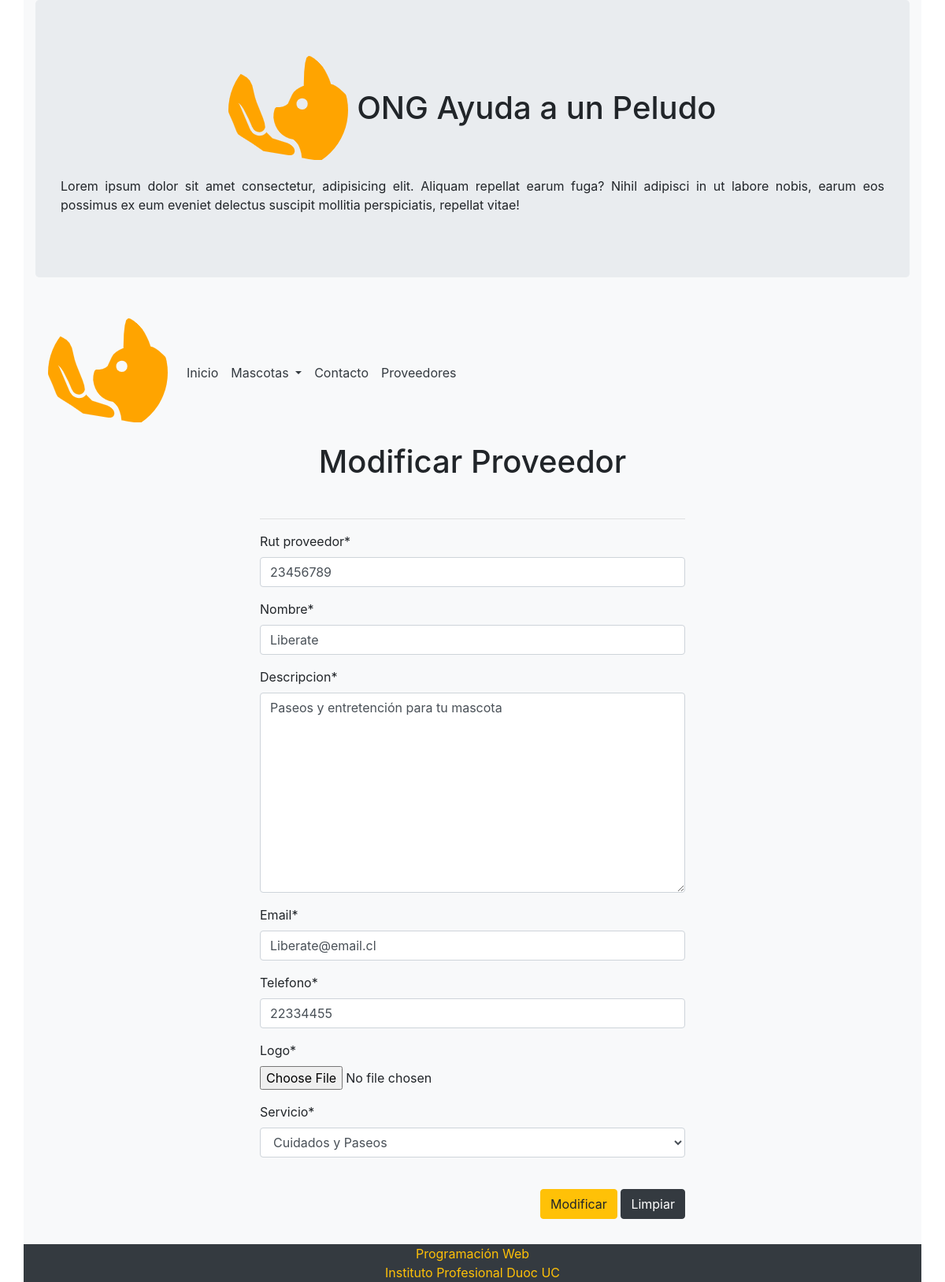
Screenshot of /modificar_proveedor/23456789 with the database file from the repository.
### core/models.py (models this page shows, shortened)
class Proveedor (models.Model):
    rut = models.CharField(max_length=13 , primary_key=True, verbose_name="Rut proveedor")
    nombre = models.CharField(max_length=50, verbose_name="Nombre")
    descripcion = models.TextField(max_length=100,verbose_name="Descripcion")
    email = models.CharField(max_length=50, verbose_name="Email")
    telefono = models.CharField(max_length=20, verbose_name="Telefono")
    logo = models.ImageField(upload_to = "proveedores",null=True)
    servicio = models.ForeignKey(Servicio, on_delete=models.CASCADE)

### core/views.py (the view, shortened to what this page needs)
# urls.py: path('modificar_proveedor/<id>', form_mod_proveedor, name='modificar_proveedor'),
def form_mod_proveedor (request,id):
    proveedor =get_object_or_404(Proveedor,rut = id)
    datos = {
        'form' : ProveedorForm(instance=proveedor)
    }
    return render(request, 'core/form_mod_proveedor.html', datos)

### core/forms.py
class ProveedorForm(forms.ModelForm):
    class Meta:
        model = Proveedor
        fields = '__all__'

### core/models.py (called while the page is built)
    def __str__(self):
        return self.nombre_servicio

### core/templates/core/form_mod_proveedor.html (shortened to what this page needs)
{% extends 'core/base.html' %} {% load static %} {% block css %}
<link rel="stylesheet" href="{% static 'core/css/estilo.css' %}" />
{% endblock %} {% block contenido %} {% load crispy_forms_tags %}
<div class="row">
  <div class="col-12 col-md-6 offset-md-3">
    <h1 class="text-center">Modificar Proveedor</h1>
    <br />
    <hr />
    <form method="POST" action="" enctype="multipart/form-data">
      {% csrf_token %} {{form | crispy}}
      <br />
      <div class="d-flex justify-content-end">
        <input type="submit" class="btn btn-warning" value="Modificar" />
        <input type="reset" class="btn btn-dark" value="Limpiar" />
      </div>
      <div class="d-flex justify-content-center">
      </div>
    </form>
  </div>
</div>
{{mensaje}} {% endblock %}

### rows the page displays
Proveedor: rut "23456789", nombre "Liberate", descripcion "Paseos y entretención para tu mascota", email "Liberate@email.cl", telefono "22334455", servicio "Cuidados y Paseos"
